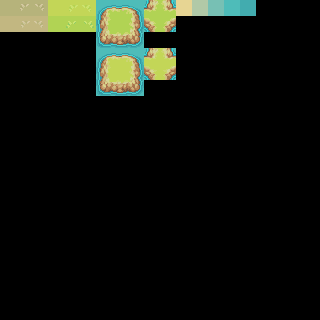

The image is a tile-based game level rendered from a .tmx file. Its description and complete source (layers, tilesets, objects, tile grids) follow:
An orthogonal 20x20 tile map with 16x16 px tiles, 1 tile layer (Tile Layer 1), 4 tilesets.

<map version="1.10" tiledversion="1.11.2" orientation="orthogonal" renderorder="right-up" width="20" height="20" tilewidth="16" tileheight="16" infinite="0" nextlayerid="2" nextobjectid="1">
 <tileset firstgid="1" source="dirt.tsx" />
 <tileset firstgid="7" source="grass.tsx" />
 <tileset firstgid="13" source="shore.tsx" />
 <tileset firstgid="43" source="water.tsx" />
 <layer id="1" name="Tile Layer 1" width="20" height="20">
  <data encoding="csv">
1,2,3,7,8,9,13,14,15,16,17,43,44,45,46,47,0,0,0,0,
4,5,6,10,11,12,18,19,20,21,22,0,0,0,0,0,0,0,0,0,
0,0,0,0,0,0,23,24,25,26,27,0,0,0,0,0,0,0,0,0,
0,0,0,0,0,0,28,29,30,31,32,0,0,0,0,0,0,0,0,0,
0,0,0,0,0,0,33,34,35,36,37,0,0,0,0,0,0,0,0,0,
0,0,0,0,0,0,38,39,40,41,42,0,0,0,0,0,0,0,0,0,
0,0,0,0,0,0,0,0,0,0,0,0,0,0,0,0,0,0,0,0,
0,0,0,0,0,0,0,0,0,0,0,0,0,0,0,0,0,0,0,0,
0,0,0,0,0,0,0,0,0,0,0,0,0,0,0,0,0,0,0,0,
0,0,0,0,0,0,0,0,0,0,0,0,0,0,0,0,0,0,0,0,
0,0,0,0,0,0,0,0,0,0,0,0,0,0,0,0,0,0,0,0,
0,0,0,0,0,0,0,0,0,0,0,0,0,0,0,0,0,0,0,0,
0,0,0,0,0,0,0,0,0,0,0,0,0,0,0,0,0,0,0,0,
0,0,0,0,0,0,0,0,0,0,0,0,0,0,0,0,0,0,0,0,
0,0,0,0,0,0,0,0,0,0,0,0,0,0,0,0,0,0,0,0,
0,0,0,0,0,0,0,0,0,0,0,0,0,0,0,0,0,0,0,0,
0,0,0,0,0,0,0,0,0,0,0,0,0,0,0,0,0,0,0,0,
0,0,0,0,0,0,0,0,0,0,0,0,0,0,0,0,0,0,0,0,
0,0,0,0,0,0,0,0,0,0,0,0,0,0,0,0,0,0,0,0,
0,0,0,0,0,0,0,0,0,0,0,0,0,0,0,0,0,0,0,0
</data>
 </layer>
</map>
